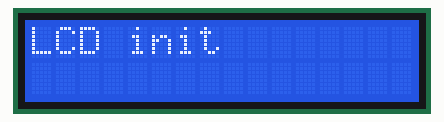
This sketch was run on a simulated Arduino Uno, built with avr-gcc and run on an emulated ATmega328P. Parts: 16×2 character LCD.

Above: at 0.1 s.
At 2.16 s:
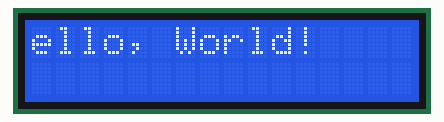
At 3.06 s:
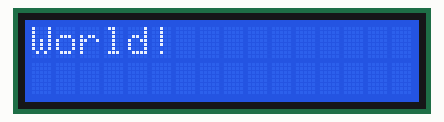
At 3.9 s:
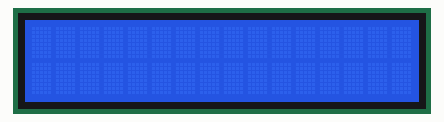
At 6.25 s:
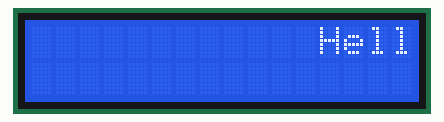
At 8.67 s:
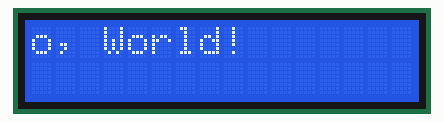

The sketch:

week04_Lcd_Control.INO
```cpp
#include <Wire.h> // I2C 통신을 위한 기본 라이브러리
#include <LiquidCrystal_I2C.h> // I2C LCD 라이브러리

LiquidCrystal_I2C lcd(0x27, 16,2);

void setup(){
  lcd.init(); // I2C LCD 초기화
  lcd.backlight(); // 백라이트 켜기
  lcd.print("LCD init");
  delay(2000); // 2초 동안 대기
  lcd.clear(); // LCD 화면 지우기
}

void loop(){
  lcd.setCursor(0,0); // 첫번째 줄 첫번째 칸(0,0)부터 출력
  lcd.print("Hello, World!");

  for (int position = 0; position<16; position++){
    lcd.scrollDisplayLeft(); // 한 칸씩 왼쪽으로 보냄
    delay(150);
  }
}
```

Measured:
- by itself, everything shown: repeats every 6.1 s, in 29 steps
- what the display in image 3 shows lasts 1.8 s, from 3.9 s to 5.7 s
